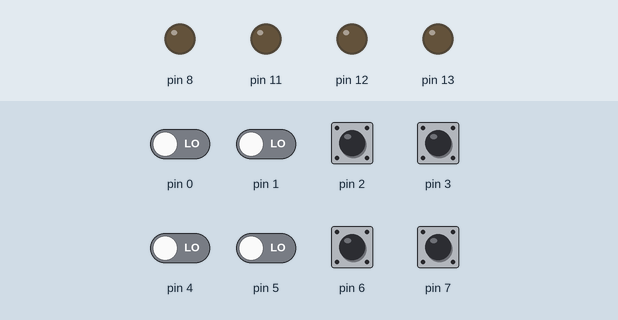
This sketch was run on a simulated Arduino Uno, built with avr-gcc and run on an emulated ATmega328P. Shown: output pins drawn as LEDs (lit = HIGH). The test bench sets the inputs (shaded band); at power-on: pin 2, pin 3, pin 6, pin 7 HIGH, pin 0, pin 1, pin 4, pin 5 LOW.

Above: at 1.2 s.
1.3 s: pin 2 pulled LOW for 0.15 s
At 1.37 s:
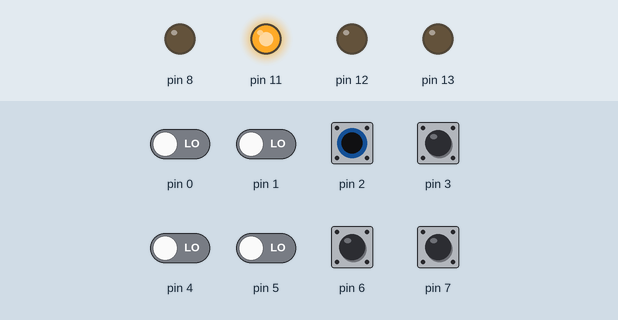
2.9 s: pin 3 pulled LOW for 0.15 s
At 2.97 s:
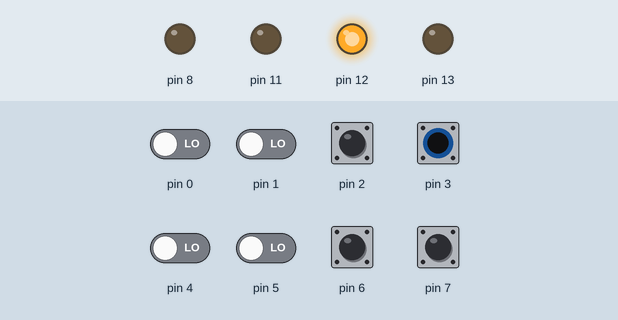
4.5 s: pin 6 pulled LOW for 0.15 s
At 4.57 s:
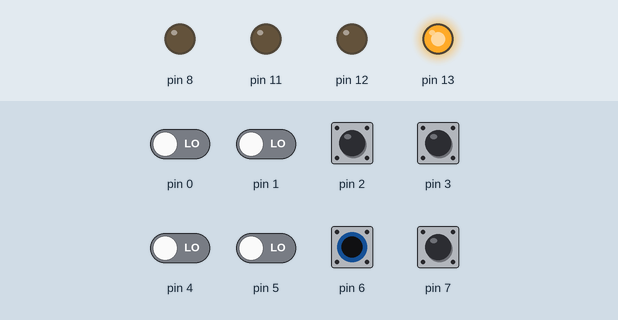
6.1 s: pin 7 pulled LOW for 0.15 s
At 6.17 s:
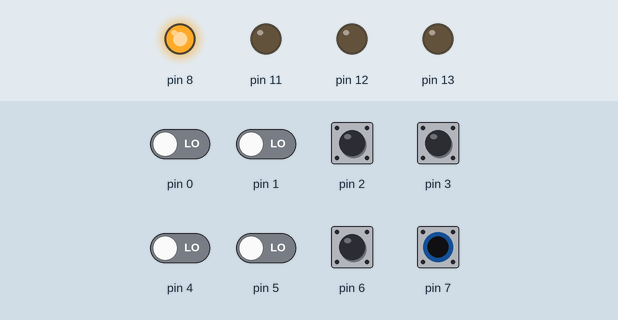
7.7 s: pin 2 driven LOW and pin 3 driven LOW
At 8.6 s:
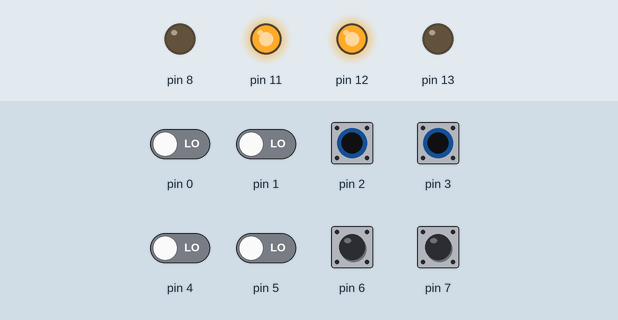
9.2 s: pin 6 pulled LOW for 1 s
At 9.8 s:
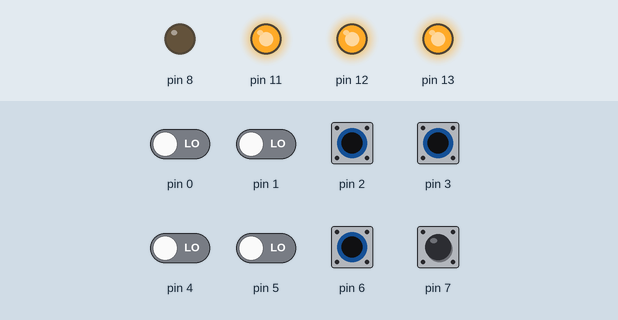
Timing chart, 0 to 12.2 s (numbered marks = the images above; inputs shaded):
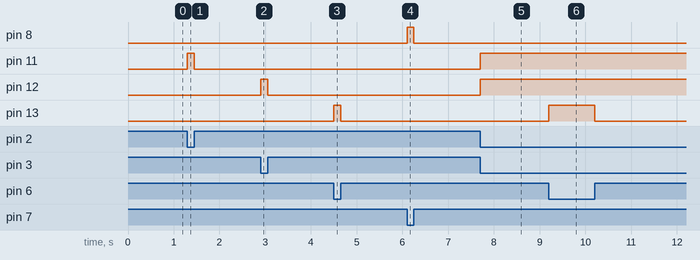

The sketch:

Task3Labb2.ino
```cpp
volatile uint8_t* ddrb = (volatile uint8_t*)0x24;
volatile uint8_t* portb = (volatile uint8_t*)0x25;
volatile uint8_t* portd = (volatile uint8_t*)0x2B;
volatile uint8_t* ddrd = (volatile uint8_t*)0x2A;

volatile uint8_t* pind =(volatile uint8_t*)0x29;

void setup() {
  //outups för ledsen
  *ddrb |=(1<<5); //portb5 etc
  *ddrb |=(1<<0);
  *ddrb |=(1<<4);
  *ddrb |=(1<<3);

// inputs för pinbuttons
  *ddrd &=~(1<<6);
  *ddrd &=~(1<<7);
  *ddrd &=~(1<<3);//pinc o etc
  *ddrd &=~(1<<2);

//sätter på pull up resistor för buttons
  *portd |=(1<<6);
  *portd |=(1<<7);
  *portd |=(1<<3);
  *portd |=(1<<2);
}

void loop() {
 if((*pind & (1<<6))==0) {
    *portb |= (1<<5);
  } else {
    *portb &=~(1<<5);
  }
  if((*pind & (1<<7))==0){
    *portb |= (1<<0);
  }else{
    *portb &=~(1<<0);
  }
  if((*pind & (1<<3))==0){
    *portb |=(1<<4);
  }else{
    *portb &=~(1<<4);
  }
  if((*pind & (1<<2))==0){
    *portb |=(1<<3);
  }else{
    *portb &=~(1<<3);
   }
  }
   
```

Measured:
- after the input at 1.3 s, pin 11: LOW → HIGH at once, → LOW 0.15 s later
- after the input at 2.9 s, pin 12: LOW → HIGH at once, → LOW 0.15 s later
- after the input at 4.5 s, pin 13: LOW → HIGH at once, → LOW 0.15 s later
- after the input at 6.1 s, pin 8: LOW → HIGH at once, → LOW 0.15 s later
- after the input at 7.7 s, pin 11, pin 12: LOW → HIGH at once
- after the input at 9.2 s, pin 13: LOW → HIGH at once, → LOW 1.0 s later
